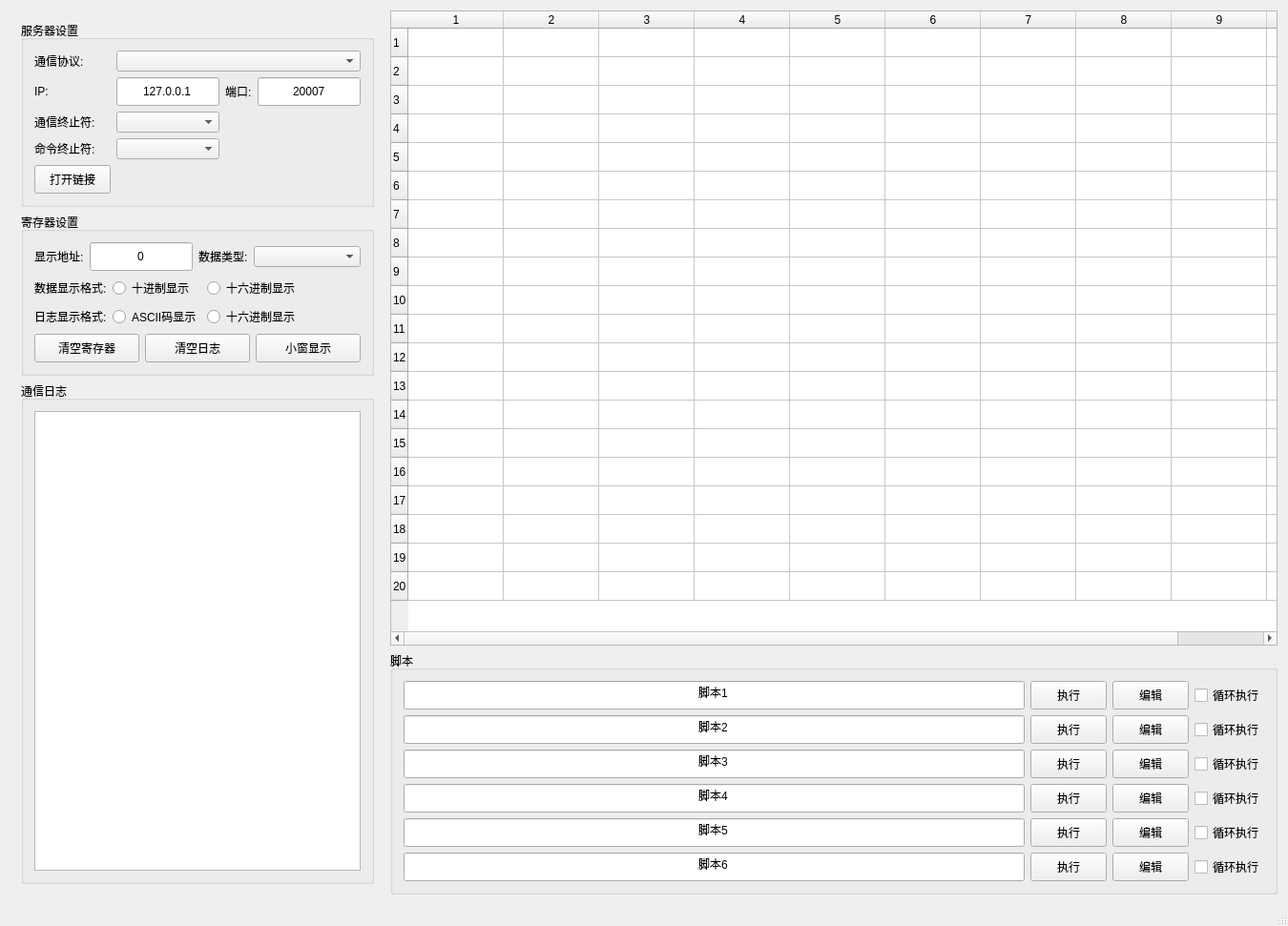
<?xml version="1.0" encoding="UTF-8"?>
<ui version="4.0">
 <class>MainWindow</class>
 <widget class="QMainWindow" name="MainWindow">
  <property name="geometry">
   <rect>
    <x>0</x>
    <y>0</y>
    <width>1350</width>
    <height>971</height>
   </rect>
  </property>
  <property name="windowTitle">
   <string>PLC_Simulator</string>
  </property>
  <widget class="QWidget" name="centralWidget">
   <layout class="QHBoxLayout" name="horizontalLayout_2">
    <item>
     <widget class="QWidget" name="grpbox_Comm">
      <property name="sizePolicy">
       <sizepolicy hsizetype="Fixed" vsizetype="Preferred">
        <horstretch>0</horstretch>
        <verstretch>0</verstretch>
       </sizepolicy>
      </property>
      <layout class="QVBoxLayout" name="gridLayout_3">
       <item>
        <widget class="CollapsibleGroupBox" name="grpbox_Server">
         <property name="sizePolicy">
          <sizepolicy hsizetype="Preferred" vsizetype="Fixed">
           <horstretch>0</horstretch>
           <verstretch>0</verstretch>
          </sizepolicy>
         </property>
         <property name="title">
          <string>服务器设置</string>
         </property>
         <layout class="QGridLayout" name="gridLayout">
          <item row="1" column="3">
           <widget class="QLineEdit" name="edit_Port">
            <property name="sizePolicy">
             <sizepolicy hsizetype="Fixed" vsizetype="Fixed">
              <horstretch>0</horstretch>
              <verstretch>0</verstretch>
             </sizepolicy>
            </property>
            <property name="minimumSize">
             <size>
              <width>0</width>
              <height>30</height>
             </size>
            </property>
            <property name="text">
             <string>20007</string>
            </property>
            <property name="alignment">
             <set>Qt::AlignmentFlag::AlignCenter</set>
            </property>
           </widget>
          </item>
          <item row="1" column="2">
           <widget class="QLabel" name="label_3">
            <property name="sizePolicy">
             <sizepolicy hsizetype="Fixed" vsizetype="Fixed">
              <horstretch>0</horstretch>
              <verstretch>0</verstretch>
             </sizepolicy>
            </property>
            <property name="text">
             <string>端口:</string>
            </property>
           </widget>
          </item>
          <item row="0" column="0">
           <widget class="QLabel" name="label">
            <property name="sizePolicy">
             <sizepolicy hsizetype="Fixed" vsizetype="Fixed">
              <horstretch>0</horstretch>
              <verstretch>0</verstretch>
             </sizepolicy>
            </property>
            <property name="text">
             <string>通信协议:</string>
            </property>
           </widget>
          </item>
          <item row="0" column="1" colspan="3">
           <widget class="QComboBox" name="cmbBox_ProtocolType"/>
          </item>
          <item row="4" column="0">
           <widget class="QLabel" name="label_5">
            <property name="sizePolicy">
             <sizepolicy hsizetype="Fixed" vsizetype="Fixed">
              <horstretch>0</horstretch>
              <verstretch>0</verstretch>
             </sizepolicy>
            </property>
            <property name="text">
             <string>命令终止符:</string>
            </property>
           </widget>
          </item>
          <item row="3" column="1">
           <widget class="QComboBox" name="cmbBox_ComStop"/>
          </item>
          <item row="3" column="0">
           <widget class="QLabel" name="label_4">
            <property name="sizePolicy">
             <sizepolicy hsizetype="Fixed" vsizetype="Fixed">
              <horstretch>0</horstretch>
              <verstretch>0</verstretch>
             </sizepolicy>
            </property>
            <property name="text">
             <string>通信终止符:</string>
            </property>
           </widget>
          </item>
          <item row="1" column="0">
           <widget class="QLabel" name="label_2">
            <property name="sizePolicy">
             <sizepolicy hsizetype="Fixed" vsizetype="Fixed">
              <horstretch>0</horstretch>
              <verstretch>0</verstretch>
             </sizepolicy>
            </property>
            <property name="text">
             <string>IP:</string>
            </property>
           </widget>
          </item>
          <item row="4" column="1">
           <widget class="QComboBox" name="cmbBox_CmdStop"/>
          </item>
          <item row="1" column="1">
           <widget class="QLineEdit" name="edit_IP">
            <property name="minimumSize">
             <size>
              <width>0</width>
              <height>30</height>
             </size>
            </property>
            <property name="text">
             <string>127.0.0.1</string>
            </property>
            <property name="alignment">
             <set>Qt::AlignmentFlag::AlignCenter</set>
            </property>
           </widget>
          </item>
          <item row="5" column="0">
           <widget class="QPushButton" name="Btn_Create">
            <property name="sizePolicy">
             <sizepolicy hsizetype="Preferred" vsizetype="Fixed">
              <horstretch>0</horstretch>
              <verstretch>0</verstretch>
             </sizepolicy>
            </property>
            <property name="minimumSize">
             <size>
              <width>0</width>
              <height>30</height>
             </size>
            </property>
            <property name="text">
             <string>打开链接</string>
            </property>
           </widget>
          </item>
         </layout>
        </widget>
       </item>
       <item>
        <widget class="CollapsibleGroupBox" name="grpbox_RegisterSetting">
         <property name="enabled">
          <bool>true</bool>
         </property>
         <property name="sizePolicy">
          <sizepolicy hsizetype="Preferred" vsizetype="Fixed">
           <horstretch>0</horstretch>
           <verstretch>0</verstretch>
          </sizepolicy>
         </property>
         <property name="title">
          <string>寄存器设置</string>
         </property>
         <layout class="QGridLayout" name="gridLayout_2">
          <item row="1" column="0" colspan="4">
           <layout class="QHBoxLayout" name="addrRowLayout">
            <item>
             <widget class="QLabel" name="label_6">
              <property name="sizePolicy">
               <sizepolicy hsizetype="Fixed" vsizetype="Fixed">
                <horstretch>0</horstretch>
                <verstretch>0</verstretch>
               </sizepolicy>
              </property>
              <property name="text">
               <string>显示地址:</string>
              </property>
             </widget>
            </item>
            <item>
             <widget class="QLineEdit" name="edit_RegisterAddr">
              <property name="sizePolicy">
               <sizepolicy hsizetype="Fixed" vsizetype="Fixed">
                <horstretch>0</horstretch>
                <verstretch>0</verstretch>
               </sizepolicy>
              </property>
              <property name="minimumSize">
               <size>
                <width>0</width>
                <height>30</height>
               </size>
              </property>
              <property name="text">
               <string>0</string>
              </property>
              <property name="alignment">
               <set>Qt::AlignmentFlag::AlignCenter</set>
              </property>
             </widget>
            </item>
            <item>
             <widget class="QLabel" name="label_7">
              <property name="sizePolicy">
               <sizepolicy hsizetype="Fixed" vsizetype="Fixed">
                <horstretch>0</horstretch>
                <verstretch>0</verstretch>
               </sizepolicy>
              </property>
              <property name="text">
               <string>数据类型:</string>
              </property>
             </widget>
            </item>
            <item>
             <widget class="QComboBox" name="cmbBox_DataType"/>
            </item>
           </layout>
          </item>
          <item row="3" column="0">
           <widget class="QLabel" name="label_11">
            <property name="sizePolicy">
             <sizepolicy hsizetype="Fixed" vsizetype="Fixed">
              <horstretch>0</horstretch>
              <verstretch>0</verstretch>
             </sizepolicy>
            </property>
            <property name="text">
             <string>数据显示格式:</string>
            </property>
           </widget>
          </item>
          <item row="3" column="1">
           <widget class="QRadioButton" name="Radio_Data_DEC">
            <property name="text">
             <string>十进制显示</string>
            </property>
           </widget>
          </item>
          <item row="3" column="2">
           <widget class="QRadioButton" name="Radio_Data_HEX">
            <property name="text">
             <string>十六进制显示</string>
            </property>
           </widget>
          </item>
          <item row="4" column="0">
           <widget class="QLabel" name="label_12">
            <property name="sizePolicy">
             <sizepolicy hsizetype="Fixed" vsizetype="Fixed">
              <horstretch>0</horstretch>
              <verstretch>0</verstretch>
             </sizepolicy>
            </property>
            <property name="text">
             <string>日志显示格式:</string>
            </property>
           </widget>
          </item>
          <item row="4" column="1">
           <widget class="QRadioButton" name="Radio_Log_Ascii">
            <property name="text">
             <string>ASCII码显示</string>
            </property>
           </widget>
          </item>
          <item row="4" column="2">
           <widget class="QRadioButton" name="Radio_Log_HEX">
            <property name="text">
             <string>十六进制显示</string>
            </property>
           </widget>
          </item>
          <item row="5" column="0" colspan="4">
           <layout class="QHBoxLayout" name="regBtnRowLayout">
            <item>
             <widget class="QPushButton" name="Btn_ClearRegister">
              <property name="minimumSize">
               <size>
                <width>0</width>
                <height>30</height>
               </size>
              </property>
              <property name="text">
               <string>清空寄存器</string>
              </property>
             </widget>
            </item>
            <item>
             <widget class="QPushButton" name="Btn_ClearCommLog">
              <property name="minimumSize">
               <size>
                <width>0</width>
                <height>30</height>
               </size>
              </property>
              <property name="text">
               <string>清空日志</string>
              </property>
             </widget>
            </item>
            <item>
             <widget class="QPushButton" name="Btn_HideMainWindow">
              <property name="minimumSize">
               <size>
                <width>0</width>
                <height>30</height>
               </size>
              </property>
              <property name="text">
               <string>小窗显示</string>
              </property>
             </widget>
            </item>
           </layout>
          </item>
         </layout>
        </widget>
       </item>
       <item>
        <widget class="CollapsibleGroupBox" name="grpbox_CommLog">
         <property name="sizePolicy">
          <sizepolicy hsizetype="Preferred" vsizetype="Expanding">
           <horstretch>0</horstretch>
           <verstretch>1</verstretch>
          </sizepolicy>
         </property>
         <property name="title">
          <string>通信日志</string>
         </property>
         <layout class="QVBoxLayout" name="commLogLayout">
          <item>
           <widget class="QTextEdit" name="text_CommLog"/>
          </item>
         </layout>
        </widget>
       </item>
       <item>
        <spacer name="leftColumnSpacer">
         <property name="orientation">
          <enum>Qt::Orientation::Vertical</enum>
         </property>
         <property name="sizeType">
          <enum>QSizePolicy::Policy::Expanding</enum>
         </property>
         <property name="sizeHint" stdset="0">
          <size>
           <width>20</width>
           <height>0</height>
          </size>
         </property>
        </spacer>
       </item>
      </layout>
     </widget>
    </item>
    <item>
     <layout class="QVBoxLayout" name="OperationLayout">
      <item>
       <widget class="QTableWidget" name="table_RegisterData">
        <property name="sizePolicy">
         <sizepolicy hsizetype="Expanding" vsizetype="Expanding">
          <horstretch>0</horstretch>
          <verstretch>1</verstretch>
         </sizepolicy>
        </property>
        <property name="rowCount">
         <number>20</number>
        </property>
        <property name="columnCount">
         <number>10</number>
        </property>
        <attribute name="verticalHeaderVisible">
         <bool>true</bool>
        </attribute>
        <attribute name="verticalHeaderHighlightSections">
         <bool>true</bool>
        </attribute>
        <row/>
        <row/>
        <row/>
        <row/>
        <row/>
        <row/>
        <row/>
        <row/>
        <row/>
        <row/>
        <row/>
        <row/>
        <row/>
        <row/>
        <row/>
        <row/>
        <row/>
        <row/>
        <row/>
        <row/>
        <column/>
        <column/>
        <column/>
        <column/>
        <column/>
        <column/>
        <column/>
        <column/>
        <column/>
        <column/>
       </widget>
      </item>
      <item>
       <layout class="QHBoxLayout" name="operationRowLayout">
        <item>
         <widget class="CollapsibleGroupBox" name="grpbox_LuaScript">
           <property name="minimumSize">
            <size>
             <width>370</width>
             <height>0</height>
            </size>
           </property>
           <property name="title">
            <string>脚本</string>
           </property>
           <layout class="QGridLayout" name="gridLayout_4">
            <item row="5" column="3">
             <widget class="QCheckBox" name="ChkBox_LoopEnable_6">
              <property name="text">
               <string>循环执行</string>
              </property>
             </widget>
            </item>
            <item row="0" column="2">
             <widget class="QPushButton" name="Btn_Edit_1">
              <property name="minimumSize">
               <size>
                <width>0</width>
                <height>30</height>
               </size>
              </property>
              <property name="text">
               <string>编辑</string>
              </property>
             </widget>
            </item>
            <item row="4" column="1">
             <widget class="QPushButton" name="Btn_Execute_5">
              <property name="minimumSize">
               <size>
                <width>0</width>
                <height>30</height>
               </size>
              </property>
              <property name="text">
               <string>执行</string>
              </property>
             </widget>
            </item>
            <item row="0" column="1">
             <widget class="QPushButton" name="Btn_Execute_1">
              <property name="minimumSize">
               <size>
                <width>0</width>
                <height>30</height>
               </size>
              </property>
              <property name="text">
               <string>执行</string>
              </property>
             </widget>
            </item>
            <item row="3" column="1">
             <widget class="QPushButton" name="Btn_Execute_4">
              <property name="minimumSize">
               <size>
                <width>0</width>
                <height>30</height>
               </size>
              </property>
              <property name="text">
               <string>执行</string>
              </property>
             </widget>
            </item>
            <item row="0" column="3">
             <widget class="QCheckBox" name="ChkBox_LoopEnable_1">
              <property name="text">
               <string>循环执行</string>
              </property>
             </widget>
            </item>
            <item row="2" column="1">
             <widget class="QPushButton" name="Btn_Execute_3">
              <property name="minimumSize">
               <size>
                <width>0</width>
                <height>30</height>
               </size>
              </property>
              <property name="text">
               <string>执行</string>
              </property>
             </widget>
            </item>
            <item row="5" column="1">
             <widget class="QPushButton" name="Btn_Execute_6">
              <property name="minimumSize">
               <size>
                <width>0</width>
                <height>30</height>
               </size>
              </property>
              <property name="text">
               <string>执行</string>
              </property>
             </widget>
            </item>
            <item row="1" column="0">
             <widget class="QLineEdit" name="edit_ScriptName_2">
              <property name="minimumSize">
               <size>
                <width>0</width>
                <height>30</height>
               </size>
              </property>
              <property name="text">
               <string>脚本2</string>
              </property>
              <property name="alignment">
               <set>Qt::AlignmentFlag::AlignCenter</set>
              </property>
             </widget>
            </item>
            <item row="3" column="0">
             <widget class="QLineEdit" name="edit_ScriptName_4">
              <property name="minimumSize">
               <size>
                <width>0</width>
                <height>30</height>
               </size>
              </property>
              <property name="text">
               <string>脚本4</string>
              </property>
              <property name="alignment">
               <set>Qt::AlignmentFlag::AlignCenter</set>
              </property>
             </widget>
            </item>
            <item row="1" column="2">
             <widget class="QPushButton" name="Btn_Edit_2">
              <property name="minimumSize">
               <size>
                <width>0</width>
                <height>30</height>
               </size>
              </property>
              <property name="text">
               <string>编辑</string>
              </property>
             </widget>
            </item>
            <item row="4" column="0">
             <widget class="QLineEdit" name="edit_ScriptName_5">
              <property name="minimumSize">
               <size>
                <width>0</width>
                <height>30</height>
               </size>
              </property>
              <property name="text">
               <string>脚本5</string>
              </property>
              <property name="alignment">
               <set>Qt::AlignmentFlag::AlignCenter</set>
              </property>
             </widget>
            </item>
            <item row="5" column="0">
             <widget class="QLineEdit" name="edit_ScriptName_6">
              <property name="minimumSize">
               <size>
                <width>0</width>
                <height>30</height>
               </size>
              </property>
              <property name="text">
               <string>脚本6</string>
              </property>
              <property name="alignment">
               <set>Qt::AlignmentFlag::AlignCenter</set>
              </property>
             </widget>
            </item>
            <item row="2" column="2">
             <widget class="QPushButton" name="Btn_Edit_3">
              <property name="minimumSize">
               <size>
                <width>0</width>
                <height>30</height>
               </size>
              </property>
              <property name="text">
               <string>编辑</string>
              </property>
             </widget>
            </item>
            <item row="2" column="0">
             <widget class="QLineEdit" name="edit_ScriptName_3">
              <property name="minimumSize">
               <size>
                <width>0</width>
                <height>30</height>
               </size>
              </property>
              <property name="text">
               <string>脚本3</string>
              </property>
              <property name="alignment">
               <set>Qt::AlignmentFlag::AlignCenter</set>
              </property>
             </widget>
            </item>
            <item row="0" column="0">
             <widget class="QLineEdit" name="edit_ScriptName_1">
              <property name="minimumSize">
               <size>
                <width>0</width>
                <height>30</height>
               </size>
              </property>
              <property name="text">
               <string>脚本1</string>
              </property>
              <property name="alignment">
               <set>Qt::AlignmentFlag::AlignCenter</set>
              </property>
             </widget>
            </item>
            <item row="3" column="3">
             <widget class="QCheckBox" name="ChkBox_LoopEnable_4">
              <property name="text">
               <string>循环执行</string>
              </property>
             </widget>
            </item>
            <item row="2" column="3">
             <widget class="QCheckBox" name="ChkBox_LoopEnable_3">
              <property name="text">
               <string>循环执行</string>
              </property>
             </widget>
            </item>
            <item row="4" column="3">
             <widget class="QCheckBox" name="ChkBox_LoopEnable_5">
              <property name="text">
               <string>循环执行</string>
              </property>
             </widget>
            </item>
            <item row="4" column="2">
             <widget class="QPushButton" name="Btn_Edit_5">
              <property name="minimumSize">
               <size>
                <width>0</width>
                <height>30</height>
               </size>
              </property>
              <property name="text">
               <string>编辑</string>
              </property>
             </widget>
            </item>
            <item row="5" column="2">
             <widget class="QPushButton" name="Btn_Edit_6">
              <property name="minimumSize">
               <size>
                <width>0</width>
                <height>30</height>
               </size>
              </property>
              <property name="text">
               <string>编辑</string>
              </property>
             </widget>
            </item>
            <item row="3" column="2">
             <widget class="QPushButton" name="Btn_Edit_4">
              <property name="minimumSize">
               <size>
                <width>0</width>
                <height>30</height>
               </size>
              </property>
              <property name="text">
               <string>编辑</string>
              </property>
             </widget>
            </item>
            <item row="1" column="3">
             <widget class="QCheckBox" name="ChkBox_LoopEnable_2">
              <property name="text">
               <string>循环执行</string>
              </property>
             </widget>
            </item>
            <item row="1" column="1">
             <widget class="QPushButton" name="Btn_Execute_2">
              <property name="minimumSize">
               <size>
                <width>0</width>
                <height>30</height>
               </size>
              </property>
              <property name="text">
               <string>执行</string>
              </property>
             </widget>
            </item>
           </layout>
          </widget>
         </item>
        </layout>
      </item>
     </layout>
    </item>
   </layout>
  </widget>
  <widget class="QMenuBar" name="menuBar">
   <property name="geometry">
    <rect>
     <x>0</x>
     <y>0</y>
     <width>1350</width>
     <height>33</height>
    </rect>
   </property>
  </widget>
  <widget class="QStatusBar" name="statusBar"/>
 </widget>
 <layoutdefault spacing="6" margin="11"/>
 <customwidgets>
  <customwidget>
   <class>CollapsibleGroupBox</class>
   <extends>QGroupBox</extends>
   <header>CollapsibleGroupBox.h</header>
   <container>1</container>
  </customwidget>
 </customwidgets>
 <resources>
  <include location="../../Resource_Files/resources.qrc"/>
 </resources>
 <connections/>
</ui>
